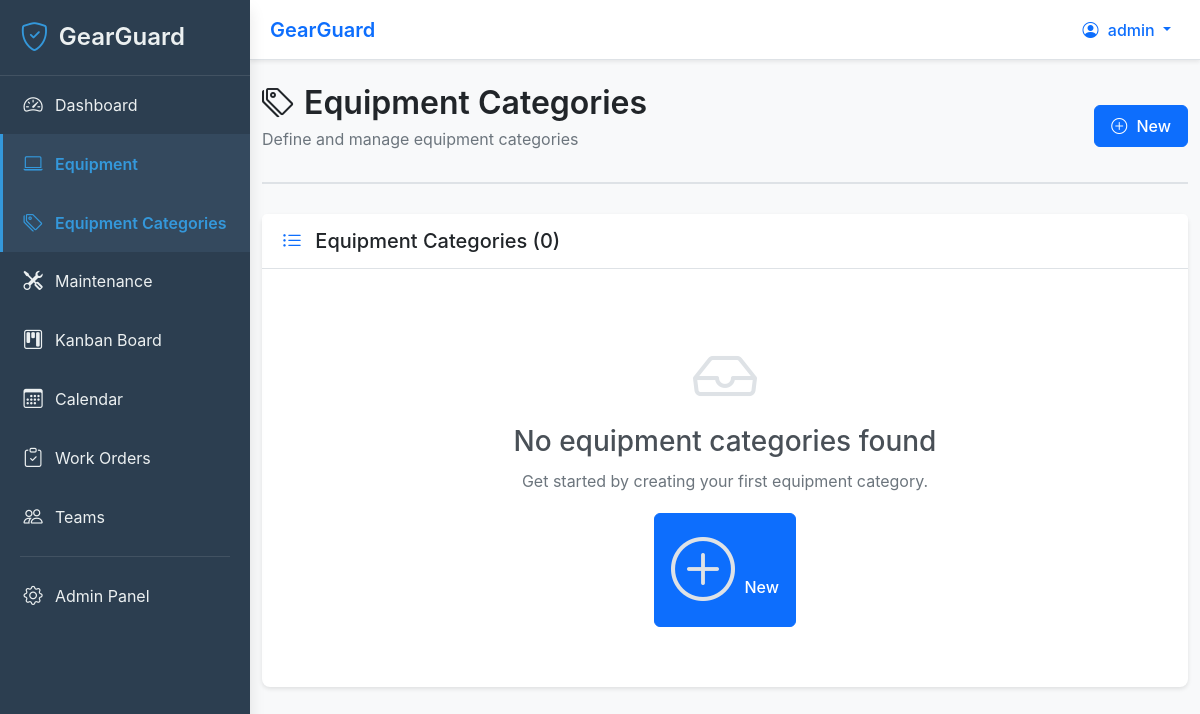
The app's page /equipment/categories/ (signed in), older data.
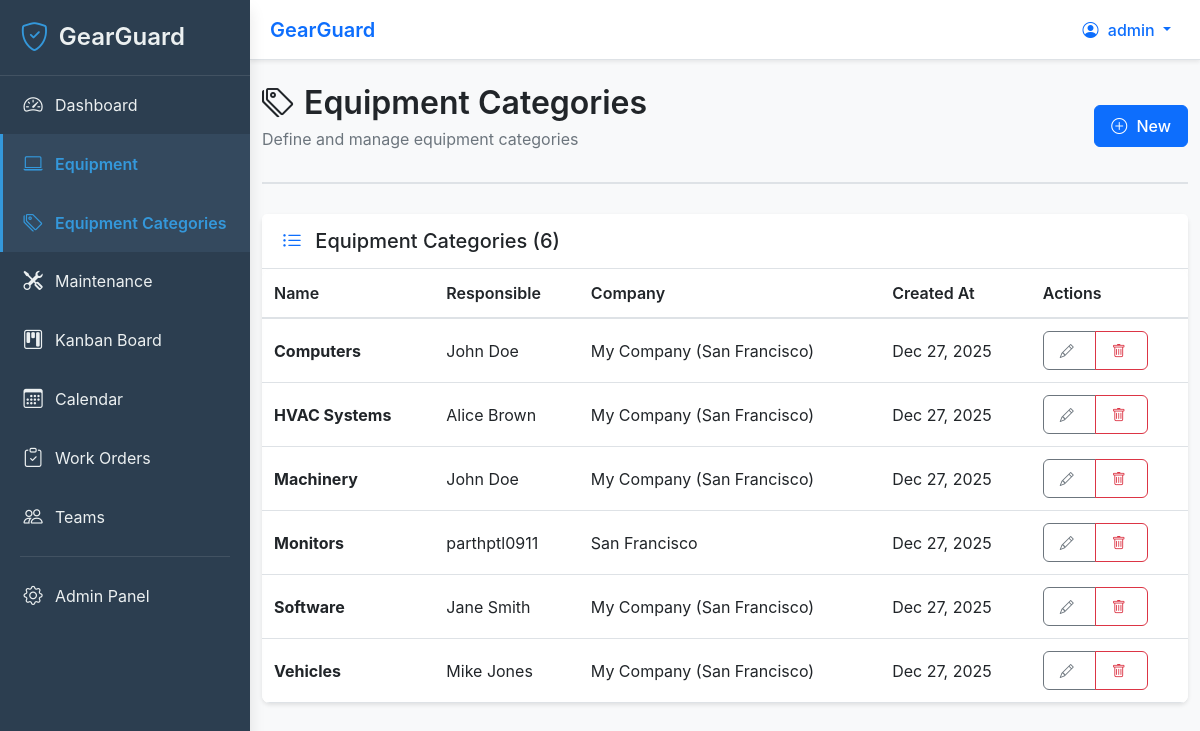
The same page, newer data.
### equipment/models.py (models this page shows, shortened)
class EquipmentCategory(models.Model):
    name = models.CharField(
        max_length=200,
        unique=True,
        help_text="Category name (e.g., 'Computers', 'Software', 'Monitors')"
    )
    """
    🔍 FIELD EXPLANATION: name
    - CharField = Text field
    - max_length=200 = Maximum 200 characters
    - unique=True = No two categories can have the same name
    - Example: "Computers", "Software", "Monitors", "Vehicles"
    """
    responsible = models.ForeignKey(
        User,
        on_delete=models.SET_NULL,
        null=True,
        blank=True,
        related_name='responsible_categories',
        help_text="User responsible for this equipment category"
    )
    """
    🔍 FIELD EXPLANATION: responsible
    - ForeignKey = Links to User model
    - on_delete=models.SET_NULL = If user is deleted, set to NULL
    - null=True, blank=True = Optional (category might not have a responsible person yet)
    - related_name='responsible_categories' = Access user's categories with: user.responsible_categories.all()
    """
    company = models.CharField(
        max_length=200,
        default='My Company (San Francisco)',
        help_text="Company name for this category"
    )
    """
    🔍 FIELD EXPLANATION: company
    - CharField = Text field
    - max_length=200 = Maximum 200 characters
    - default='My Company (San Francisco)' = Default company name
    - Example: "My Company (San Francisco)", "My Company (New York)"
    """
    created_at = models.DateTimeField(auto_now_add=True)
    updated_at = models.DateTimeField(auto_now=True)
    class Meta:
        ordering = ['name']  # Alphabetical order
        verbose_name = 'Equipment Category'
        verbose_name_plural = 'Equipment Categories'

### equipment/views.py (the view)
# urls.py: path('categories/', views.category_list, name='category_list'),
@login_required
def category_list(request):
    categories = EquipmentCategory.objects.all().order_by('name')
    context = {
        'categories': categories,
    }
    return render(request, 'equipment/category_list.html', context)

### templates/equipment/category_list.html (shortened to what this page needs)
{% extends 'base.html' %}
{% load static %}
{% block page_header %}
<div class="page-header">
    <div class="d-flex justify-content-between align-items-center">
        <div>
            <h1 class="page-title">
                <i class="bi bi-tags"></i>
                Equipment Categories
            </h1>
            <p class="page-subtitle">Define and manage equipment categories</p>
        </div>
        <a href="{% url 'equipment:category_create' %}" class="btn btn-primary">
            <i class="bi bi-plus-circle"></i>
            New
        </a>
    </div>
</div>
{% endblock %}
{% block content %}
<div class="card">
    <div class="card-header">
        <h5 class="mb-0">
            <i class="bi bi-list-ul"></i>
            Equipment Categories ({{ categories.count }})
        </h5>
    </div>
    <div class="card-body p-0">
        {% if categories %}
            <div class="table-responsive">
                <table class="table table-hover mb-0">
                    <thead>
                        <tr>
                            <th>Name</th>
                            <th>Responsible</th>
                            <th>Company</th>
                            <th>Created At</th>
                            <th>Actions</th>
                        </tr>
                    </thead>
                    <tbody>
                        {% for category in categories %}
                            <tr>
                                <td>
                                    <strong>{{ category.name }}</strong>
                                </td>
                                <td>
                                    {% if category.responsible %}
                                        {{ category.responsible.get_full_name|default:category.responsible.username }}
                                    {% else %}
                                        <span class="text-muted">—</span>
                                    {% endif %}
                                </td>
                                <td>{{ category.company }}</td>
                                <td>{{ category.created_at|date:"M d, Y" }}</td>
                                <td>
                                    <div class="btn-group btn-group-sm">
                                        <a href="{% url 'equipment:category_edit' category.pk %}"
                                           class="btn btn-outline-secondary"
                                           data-bs-toggle="tooltip"
                                           title="Edit">
                                            <i class="bi bi-pencil"></i>
                                        </a>
                                        <a href="{% url 'equipment:category_delete' category.pk %}"
                                           class="btn btn-outline-danger"
                                           data-bs-toggle="tooltip"
                                           title="Delete">
                                            <i class="bi bi-trash"></i>
                                        </a>
                                    </div>
                                </td>
                            </tr>
                        {% endfor %}
                    </tbody>
                </table>
            </div>
        {% else %}
            <div class="empty-state">
                <i class="bi bi-inbox"></i>
                <h3>No equipment categories found</h3>
                <p>Get started by creating your first equipment category.</p>
                <a href="{% url 'equipment:category_create' %}" class="btn btn-primary">
                    <i class="bi bi-plus-circle"></i>
                    New
                </a>
            </div>
        {% endif %}
    </div>
</div>
{% endblock %}

### templates/base.html (shortened to what this page needs)
{% load static %}
<!DOCTYPE html>
<html lang="en">
<head>
    <link href="https://cdn.jsdelivr.net/npm/bootstrap@5.3.0/dist/css/bootstrap.min.css" rel="stylesheet">
    <link rel="stylesheet" href="https://cdn.jsdelivr.net/npm/bootstrap-icons@1.11.0/font/bootstrap-icons.css">
    <link rel="stylesheet" href="{% static 'css/style.css' %}">
</head>
<body>
    {% if user.is_authenticated %}
        {% include 'includes/sidebar.html' %}
        <div class="main-content" id="mainContent">
    {% else %}
        <div class="main-content-full" id="mainContent">
    {% endif %}
        {% include 'includes/navbar.html' %}
        <main class="container-fluid py-4">
            {% block page_header %}{% endblock %}
            {% block content %}{% endblock %}
        </main>
    </div>
</body>
</html>

### templates/includes/sidebar.html (shortened to what this page needs)
<nav class="sidebar" id="sidebar">
    <div class="sidebar-header">
        <h3 class="sidebar-brand">
            <i class="bi bi-shield-check"></i>
            <span class="brand-text">GearGuard</span>
        </h3>
    </div>
    <ul class="sidebar-menu">
        <li class="sidebar-item">
            <a href="{% url 'dashboard:index' %}" class="sidebar-link {% if request.resolver_match.namespace == 'dashboard' %}active{% endif %}">
                <i class="bi bi-speedometer2"></i>
                <span>Dashboard</span>
            </a>
        </li>
        <li class="sidebar-item">
            <a href="{% url 'equipment:list' %}" class="sidebar-link {% if request.resolver_match.namespace == 'equipment' %}active{% endif %}">
                <i class="bi bi-laptop"></i>
                <span>Equipment</span>
            </a>
        </li>
        <li class="sidebar-item">
            <a href="{% url 'equipment:category_list' %}" class="sidebar-link {% if request.resolver_match.url_name == 'category_list' or request.resolver_match.url_name == 'category_create' or request.resolver_match.url_name == 'category_edit' or request.resolver_match.url_name == 'category_delete' %}active{% endif %}">
                <i class="bi bi-tags"></i>
                <span>Equipment Categories</span>
            </a>
        </li>
        <li class="sidebar-item">
            <a href="{% url 'maintenance:list' %}" class="sidebar-link {% if request.resolver_match.namespace == 'maintenance' %}active{% endif %}">
                <i class="bi bi-tools"></i>
                <span>Maintenance</span>
            </a>
        </li>
        <li class="sidebar-item">
            <a href="{% url 'maintenance:kanban' %}" class="sidebar-link">
                <i class="bi bi-kanban"></i>
                <span>Kanban Board</span>
            </a>
        </li>
        <li class="sidebar-item">
            <a href="{% url 'maintenance:calendar' %}" class="sidebar-link">
                <i class="bi bi-calendar3"></i>
                <span>Calendar</span>
            </a>
        </li>
        <li class="sidebar-item">
            <a href="{% url 'maintenance:workorder_list' %}" class="sidebar-link ">
                <i class="bi bi-clipboard-check"></i>
                <span>Work Orders</span>
            </a>
        </li>
        <li class="sidebar-item">
            <a href="{% url 'teams:list' %}" class="sidebar-link {% if request.resolver_match.namespace == 'teams' %}active{% endif %}">
                <i class="bi bi-people"></i>
                <span>Teams</span>
            </a>
        </li>
        <li class="sidebar-divider"></li>
        {% if user.is_staff %}
        <li class="sidebar-item">
            <a href="/admin/" class="sidebar-link" target="_blank">
                <i class="bi bi-gear"></i>
                <span>Admin Panel</span>
            </a>
        </li>
        {% endif %}
    </ul>
</nav>

### templates/includes/navbar.html (shortened to what this page needs)
<nav class="navbar navbar-expand-lg navbar-light bg-white shadow-sm">
    <div class="container-fluid">
        <span class="navbar-brand mb-0 h1 ms-2">
            {% block page_title %}{% block page_title_content %}GearGuard{% endblock %}{% endblock %}
        </span>
        <div class="ms-auto d-flex align-items-center">
            {% if user.is_authenticated %}
                <div class="dropdown">
                    <button class="btn btn-link text-decoration-none dropdown-toggle" type="button" id="userMenu" data-bs-toggle="dropdown" aria-expanded="false">
                        <i class="bi bi-person-circle"></i>
                        <span class="d-none d-md-inline">{{ user.get_full_name|default:user.username }}</span>
                    </button>
                </div>
            {% else %}
                <a href="{% url 'accounts:login' %}" class="btn btn-primary">
                    <i class="bi bi-box-arrow-in-right"></i> Login
                </a>
            {% endif %}
        </div>
    </div>
</nav>

### static/css/style.css (style rules this page uses)
:root { --primary-color: #0d6efd; --primary-dark: #0a58ca; --primary-light: #6ea8fe; --sidebar-width: 250px; --sidebar-bg: #2c3e50; --sidebar-text: #ecf0f1; --sidebar-hover: #34495e; --sidebar-active: #3498db; --navbar-height: 60px; --content-padding: 20px; --shadow-sm: 0 2px 4px rgba(0,0,0,0.1); --shadow-md: 0 4px 6px rgba(0,0,0,0.1); --shadow-lg: 0 10px 15px rgba(0,0,0,0.1); }
body { font-family: -apple-system, BlinkMacSystemFont, "Segoe UI", Roboto, "Helvetica Neue", Arial, sans-serif; background-color: #f8f9fa; margin: 0; padding: 0; }
.sidebar { position: fixed; top: 0; left: 0; height: 100vh; width: var(--sidebar-width); background-color: var(--sidebar-bg); color: var(--sidebar-text); z-index: 1000; transition: transform 0.3s ease; overflow-y: auto; box-shadow: var(--shadow-lg); }
.sidebar-header { padding: 20px; border-bottom: 1px solid rgba(255, 255, 255, 0.1); display: flex; justify-content: space-between; align-items: center; }
.sidebar-brand { margin: 0; font-size: 1.5rem; font-weight: 600; color: var(--sidebar-text); display: flex; align-items: center; gap: 10px; }
.sidebar-brand i { font-size: 1.8rem; color: var(--sidebar-active); }
.brand-text { color: var(--sidebar-text); }
.sidebar-menu { list-style: none; padding: 0; margin: 0; }
.sidebar-item { margin: 0; }
.sidebar-link { display: flex; align-items: center; padding: 15px 20px; color: var(--sidebar-text); text-decoration: none; transition: all 0.3s ease; border-left: 3px solid transparent; }
.sidebar-link.active { background-color: var(--sidebar-hover); border-left-color: var(--sidebar-active); color: var(--sidebar-active); font-weight: 600; }
.sidebar-link i { font-size: 1.2rem; margin-right: 12px; width: 20px; text-align: center; }
.sidebar-link span { flex: 1; }
.sidebar-divider { height: 1px; background-color: rgba(255, 255, 255, 0.1); margin: 10px 20px; }
.main-content { margin-left: var(--sidebar-width); min-height: 100vh; transition: margin-left 0.3s ease; }
.navbar { height: var(--navbar-height); border-bottom: 1px solid #dee2e6; }
.navbar-brand { font-size: 1.25rem; font-weight: 600; color: var(--primary-color); }
.card { border: none; border-radius: 8px; box-shadow: var(--shadow-sm); transition: box-shadow 0.3s ease; margin-bottom: 20px; }
.card-header { background-color: #fff; border-bottom: 1px solid #dee2e6; padding: 15px 20px; font-weight: 600; display: flex; align-items: center; justify-content: space-between; }
.card-header i { margin-right: 8px; color: var(--primary-color); }
.card-body { padding: 20px; }
.btn { border-radius: 6px; padding: 8px 16px; font-weight: 500; transition: all 0.3s ease; }
.btn-primary { background-color: var(--primary-color); border-color: var(--primary-color); }
.btn i { margin-right: 5px; }
.table { background-color: #fff; border-radius: 8px; overflow: hidden; }
.table thead { background-color: #f8f9fa; }
.table th { font-weight: 600; border-bottom: 2px solid #dee2e6; padding: 12px; }
.table td { padding: 12px; vertical-align: middle; }
.page-header { margin-bottom: 30px; padding-bottom: 15px; border-bottom: 2px solid #dee2e6; }
.page-title { font-size: 2rem; font-weight: 600; color: #212529; margin: 0; display: flex; align-items: center; gap: 10px; }
.page-subtitle { color: #6c757d; margin-top: 5px; }

Row changes from the older to the newer data that the page shows:
added EquipmentCategory: name "Computers", responsible.get_full_name "John Doe", company "My Company (San Francisco)", created_at "Dec 27, 2025"
added EquipmentCategory: name "HVAC Systems", responsible.get_full_name "Alice Brown", company "My Company (San Francisco)", created_at "Dec 27, 2025"
added EquipmentCategory: name "Machinery", responsible.get_full_name "John Doe", company "My Company (San Francisco)", created_at "Dec 27, 2025"
added EquipmentCategory: name "Monitors", responsible.get_full_name "parthptl0911", company "San Francisco", created_at "Dec 27, 2025"
added EquipmentCategory: name "Software", responsible.get_full_name "Jane Smith", company "My Company (San Francisco)", created_at "Dec 27, 2025"
added EquipmentCategory: name "Vehicles", responsible.get_full_name "Mike Jones", company "My Company (San Francisco)", created_at "Dec 27, 2025"
Text that changed along with them:
{{ categories.count }}: "0" → "6"
text no longer shown: "No equipment categories found Get started by creating your first equipment category. New"
text now shown: "Name Responsible Company Created At Actions"
